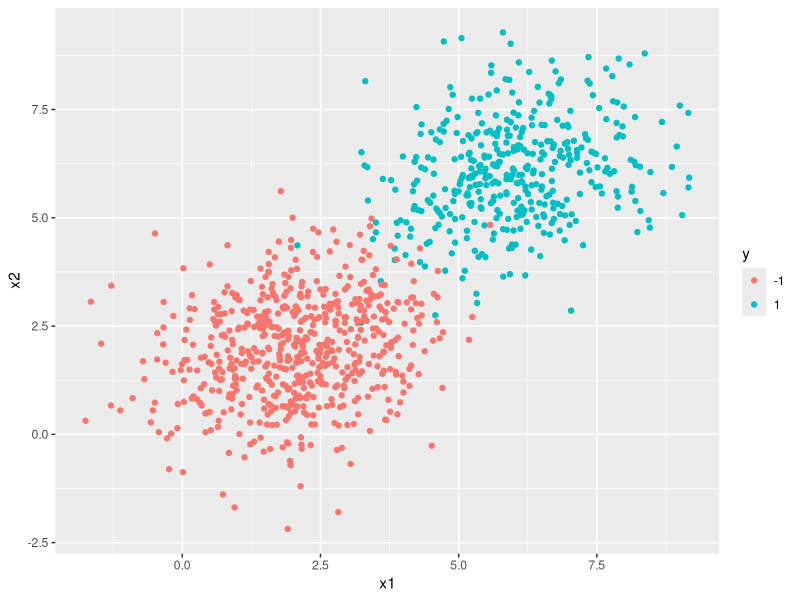
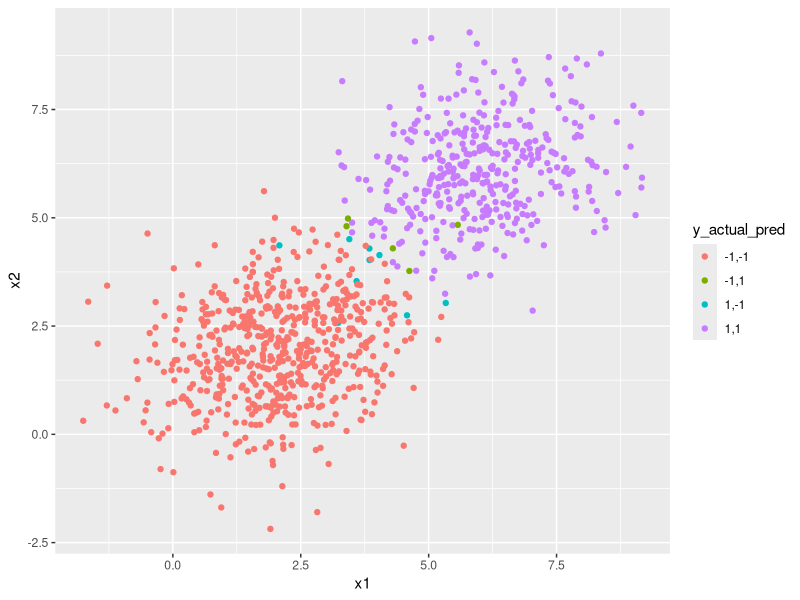
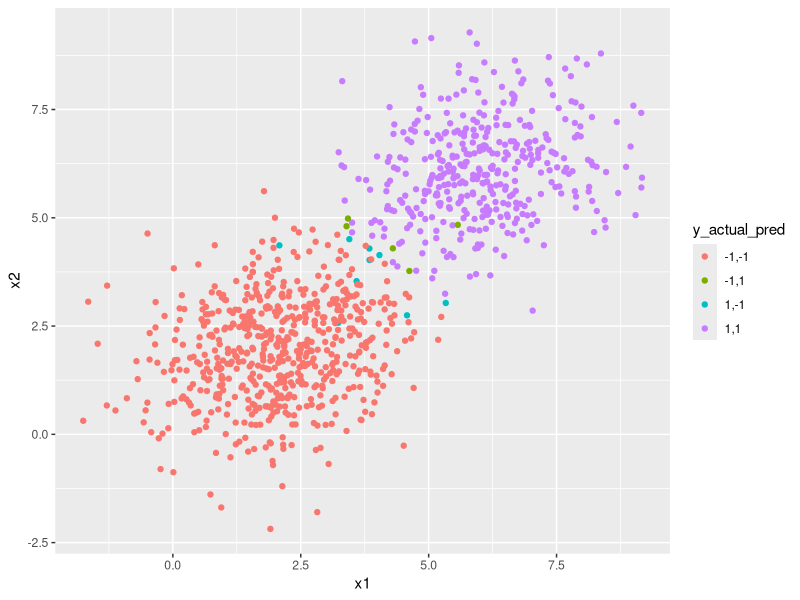

Source code (R) for these figures, in order:
# library imports
library(ggplot2)
library(MASS)
library(mvtnorm)
library(e1071)

# variance covariance matrix for
# random bivariate gaussian sample
varCovar = matrix(
  data = c(1.5, 0.3, 0.3, 1.5),
  nrow = 2
)

# random bivariate gaussian samples
# for class = +1 and class = -1
xPlus1 = rmvnorm(
  400, mean = c(6, 6), sigma = varCovar
)
xMinus1 = rmvnorm(
  600, mean = c(2, 2), sigma = varCovar
)

# samples for the dependent variable
ySamples = c(rep(1, 400), rep(-1, 600))

# combining the independent and dependent variables
# into a dataframe
dataset = as.data.frame(
  cbind(rbind(xPlus1, xMinus1), ySamples)
)
colnames(dataset) = c("x1", "x2", "y")
dataset$y = as.character(dataset$y)
dataset

# plot the sample and color by class labels
ggplot(data = dataset) + 
geom_point(aes(x1, x2, color = y))

# train lda model
ldaModel <- lda(y ~ x1 + x2, data = dataset)
ldaModel

# predicting class for each sample
yPred = predict(ldaModel, newdata = dataset)$class

# adding the predictions to dataframe
dataset$lda_pred = as.character(yPred)

# plot the above samples and
# color by actual and predicted class labels
dataset$y_actual_pred = paste(
  dataset$y, dataset$lda_pred, sep = ","
)
ggplot(data = dataset) + 
geom_point(aes(x1, x2, color = y_actual_pred))

# quadratic discriminant analysis
qdaModel = qda(y ~ x1 + x2, data = dataset)
qdaModel

# predicting class for each sample
yPred = predict(qdaModel, newdata = dataset)$class

# adding the predictions to dataframe
dataset$qda_pred = as.character(yPred)

# plot the above samples and
# color by actual and predicted class labels
dataset$y_actual_pred = paste(
  dataset$y, dataset$qda_pred, sep = ","
)
ggplot(data = dataset) + 
  geom_point(aes(x1, x2, color = y_actual_pred))